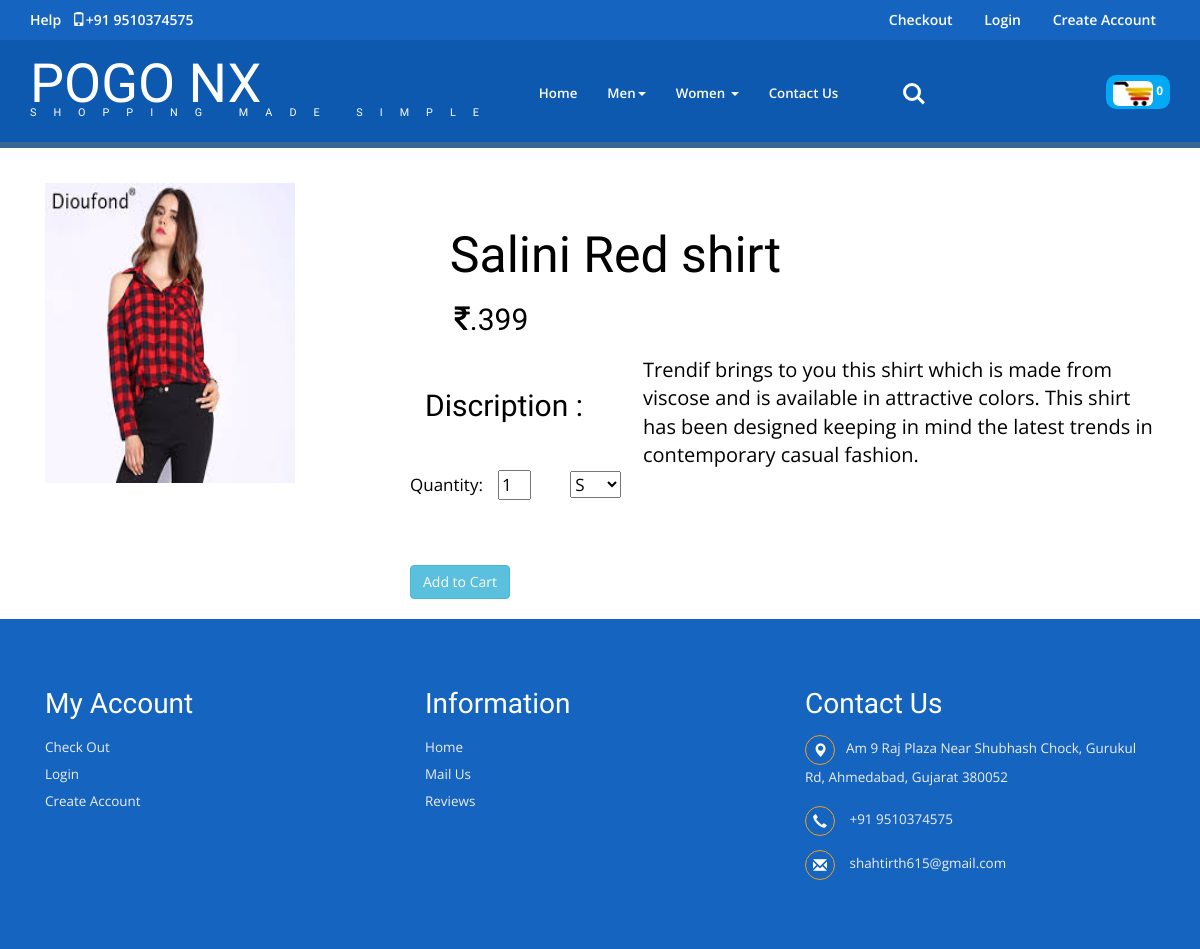
/user/womens.php?aid=81, run on the app's committed database.
### tables this page shows
CREATE TABLE `product` (
  `product_id` int(11) NOT NULL,
  `product_code` varchar(10) NOT NULL,
  `product_name` varchar(50) NOT NULL,
  `product_price` decimal(10,0) NOT NULL,
  `product_img` varchar(255) NOT NULL,
  `product_desc` varchar(255) NOT NULL,
  `subcategory_name` varchar(20) NOT NULL,
  `category_name` varchar(20) NOT NULL
);

### user/womens.php (the view, shortened to what this page needs)
<?php
include('header.php');
?>
<body>
                    <?php
                        $conn = mysqli_connect("localhost","root","","shopping");
                if(isset($_GET['aid']))
                  {
                 $result=mysqli_query($conn,"SELECT * FROM product WHERE `product_id`='".$_GET['aid']."'");
                 $row=mysqli_fetch_array($result,MYSQLI_BOTH);
                  }
                    ?>
<br>
<div class="container" style="background-color: white">
    <div style="background-color: white;color: black">
    <div class="container col-sm-4">
        <img class="image image" src="<?php echo $row['product_img'];?>" width="250px" height="300px">
    </div>
        <div class="container col-sm-8">
                                    <h1 style="margin-top: 60px;font-size: 50px">&nbsp <?php echo $row['product_name'];?></h1><br>
                                     <div>
                                        <h2>&nbsp &nbsp <i class="fa fa-inr"></i>.<?php echo $row['product_price'];?></h2>
                                    </div><br>
                         <div class="row">
                                <div class="col-sm-3"><h2>&nbsp &nbsp Discription :</h2></div>
                                <div class="col-sm-9"> <div style="font-size: 20px;margin-left: 28px">
                                    <?php echo $row['product_desc']; ?>
                                </div>
                            </div>
 <form method="post" action="addcart.php?action=add&&p_id=<?php echo $row['product_id']; ?>">
                        <div style="font-size: 17px">
                    Quantity:<input type="number" id="quantity" value="1" min="1" max="10" name="quantity" style="width:33px;margin-right:20px;margin-left: 15px"/>
                    <select id="size" name="size" style="margin-left: 15px">
                        <option>S</option>
                    </select>
                </div>
                    <br><br>
                        <div class="row"  style="margin-top:25px">
                            <div class="col-sm-3"><button type="submit" class="btn btn-info">Add to Cart</button></div>
                        </form>
                    </div>
            </div>  </form></div>
</div></div>
<br>
</body>
                    <div class="col-sm-12" style="height: 50px;"></div>
<?php
    include('footer.php');
?>

### user/css/style.css (style rules this page uses)
h1,h2,h3,h4,h5,h6 { padding:0 0; margin:0 0; font-family: 'Cagliostro', sans-serif; }
body { padding:0 0; margin:0 0; font-family: 'Open Sans', sans-serif; }

### user/womens.php (style rules this page uses)
.image { padding: 0px; transition: transform .2s; margin-top:15px; margin-bottom:15px; }

### data on the page
product: product_img (picture), product_name "Salini Red shirt", product_price "399", product_desc "Trendif brings to you this shirt which is made from viscose and is available in attractive colors. This shirt has been designed keeping in mind the latest trends in contemporary casual fashion."

### other printed values
$num "0"
